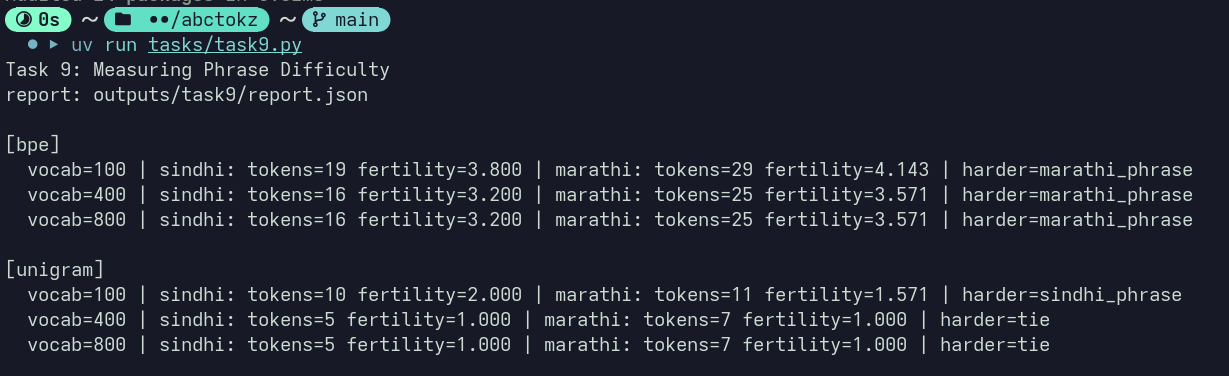

Write Python code to recreate this figure.
from __future__ import annotations

import json
from pathlib import Path
from typing import Callable

from abctokz import Tokenizer
from abctokz.config.defaults import bpe_multilingual, unigram_multilingual
from abctokz.config.schemas import TokenizerConfig
from abctokz.eval.metrics import fertility

PHRASE_1 = "आयो लाल, सभई चायो, झूलेलाल!"
PHRASE_2 = "गणपती बप्पा मोरया, पुढच्या वर्षी लवकर या!"
PHRASES: list[tuple[str, str]] = [
    ("sindhi_phrase", PHRASE_1),
    ("marathi_phrase", PHRASE_2),
]

VOCAB_SIZES = [100, 400, 800]
MODEL_BUILDERS: dict[str, Callable[[int], TokenizerConfig]] = {
    "bpe": bpe_multilingual,
    "unigram": unigram_multilingual,
}

DEVANAGARI_RICH_CORPUS: list[str] = [
    PHRASE_1,
    PHRASE_2,
    "जन गण मन अधिनायक जय हे भारत भाग्य विधाता",
    "सारे जहाँ से अच्छा हिन्दोस्तां हमारा",
    "नमस्ते दुनिया",
    "भारत एक विशाल देश है",
    "हिन्दी भाषा में टोकनाइजेशन",
    "मराठी भाषेत टोकनायझेशन",
    "हे एक चाचणी वाक्य आहे",
    "मशीन लर्निंग के लिए टोकनाइज़ेशन उपयोगी है",
    "सिन्धी भाषा और देवनागरी लिपि",
    "उच्चारण और लेखन में अंतर हो सकता है",
    "देवनागरी में संयुक्ताक्षर महत्वपूर्ण होते हैं",
    "झूलेलाल सिंधी समाज में पूजनीय हैं",
    "गणपती बप्पा मोरया मंगलमूर्ति मोरया",
] * 30


def choose_runtime_tokenizer(trained: Tokenizer, loaded: Tokenizer, probe: str) -> tuple[Tokenizer, str]:
    a = trained.encode(probe)
    b = loaded.encode(probe)
    if a.tokens == b.tokens and a.ids == b.ids:
        return loaded, "loaded"
    return trained, "trained"


def train_tokenizer(model_name: str, vocab_size: int, corpus_path: Path, artifact_dir: Path) -> tuple[Tokenizer, str]:
    config = MODEL_BUILDERS[model_name](vocab_size=vocab_size)
    trained = Tokenizer.from_config(config)
    trained.train([str(corpus_path)], config)

    model_dir = artifact_dir / f"{model_name}_{vocab_size}"
    trained.save(str(model_dir))
    loaded = Tokenizer.load(str(model_dir))
    return choose_runtime_tokenizer(trained, loaded, probe="नमस्ते दुनिया")


def phrase_metrics(tokenizer: Tokenizer, text: str) -> dict[str, object]:
    enc = tokenizer.encode(text)
    words = len(text.split())
    f = fertility([enc], [words])
    return {
        "word_count": words,
        "token_count": len(enc.ids),
        "fertility": f,
        "tokens": enc.tokens,
        "ids": enc.ids,
    }


def harder_phrase(per_phrase: dict[str, dict[str, object]]) -> str:
    f1 = float(per_phrase["sindhi_phrase"]["fertility"])
    f2 = float(per_phrase["marathi_phrase"]["fertility"])
    if f1 > f2:
        return "sindhi_phrase"
    if f2 > f1:
        return "marathi_phrase"
    return "tie"


def main() -> None:
    artifact_root = Path("artifacts/task9")
    output_path = Path("outputs/task9/report.json")
    artifact_root.mkdir(parents=True, exist_ok=True)
    output_path.parent.mkdir(parents=True, exist_ok=True)

    corpus_path = artifact_root / "devanagari_rich_corpus.txt"
    corpus_path.write_text("\n".join(DEVANAGARI_RICH_CORPUS), encoding="utf-8")

    results: dict[str, dict[str, object]] = {}

    for model_name in ["bpe", "unigram"]:
        model_result: dict[str, object] = {}
        for vs in VOCAB_SIZES:
            tok, source = train_tokenizer(model_name, vs, corpus_path, artifact_root)
            phrase_result: dict[str, dict[str, object]] = {}
            for label, text in PHRASES:
                phrase_result[label] = phrase_metrics(tok, text)
            model_result[str(vs)] = {
                "tokenizer_source": source,
                "phrases": phrase_result,
                "harder_phrase": harder_phrase(phrase_result),
            }
        results[model_name] = model_result

    report = {
        "phrases": {
            "sindhi_phrase": PHRASE_1,
            "marathi_phrase": PHRASE_2,
        },
        "vocab_sizes": VOCAB_SIZES,
        "models": results,
    }

    output_path.write_text(json.dumps(report, ensure_ascii=False, indent=2), encoding="utf-8")

    print("Task 9: Measuring Phrase Difficulty")
    print(f"report: {output_path}")
    print()
    for model_name in ["bpe", "unigram"]:
        print(f"[{model_name}]")
        for vs in VOCAB_SIZES:
            entry = results[model_name][str(vs)]
            sp = entry["phrases"]["sindhi_phrase"]
            mp = entry["phrases"]["marathi_phrase"]
            print(
                f"  vocab={vs} | sindhi: tokens={sp['token_count']} fertility={sp['fertility']:.3f} "
                f"| marathi: tokens={mp['token_count']} fertility={mp['fertility']:.3f} "
                f"| harder={entry['harder_phrase']}"
            )
        print()


if __name__ == "__main__":
    main()
